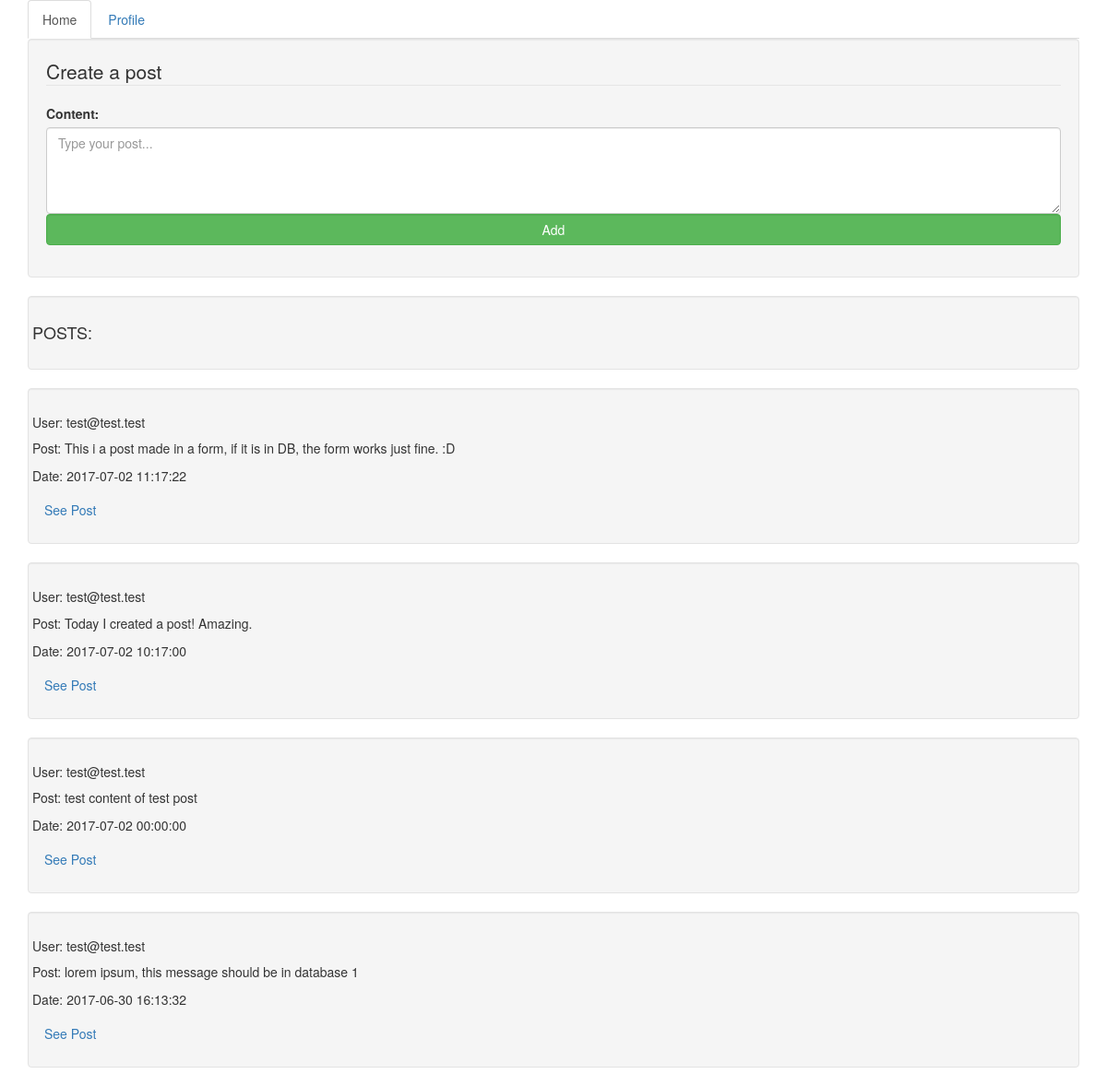
Before: /html/main/main.php with the older database file.
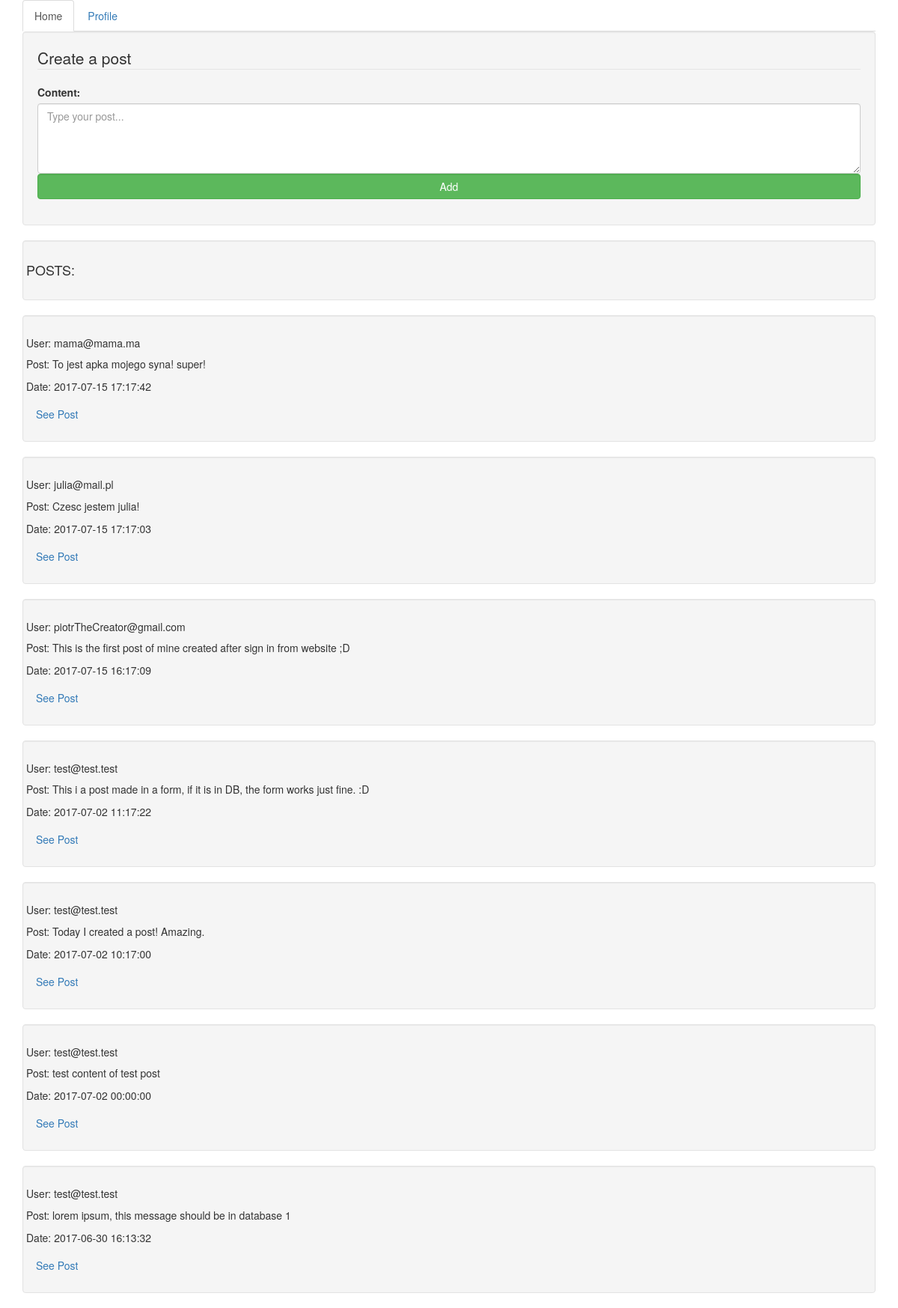
After: the same page with the newer database file.
### tables this page shows
CREATE TABLE `post` (
  `id` int(11) NOT NULL AUTO_INCREMENT,
  `content` varchar(240) DEFAULT NULL,
  `user_id` int(11) NOT NULL,
  `dateOfCreation` datetime NOT NULL,
  PRIMARY KEY (`id`),
  KEY `user_id` (`user_id`),
  CONSTRAINT `post_ibfk_1` FOREIGN KEY (`user_id`) REFERENCES `user` (`id`)
);

CREATE TABLE `user` (
  `id` int(11) NOT NULL AUTO_INCREMENT,
  `email` varchar(255) DEFAULT NULL,
  `hashed_password` varchar(255) DEFAULT NULL,
  PRIMARY KEY (`id`),
  UNIQUE KEY `email` (`email`)
);

### php/classes/postClass.php (called while the page is built, shortened)
<?php
class post{
    private $id;
    private $content;
    private $dateOfCreation;
    public function __construct() {
        $this->id = NULL;
    }
    function getId() {
        return $this->id;
    }
    function getContent() {
        return $this->content;
    }
    function getDateOfCreation() {
        return $this->dateOfCreation;
    }
    function setId($id){
        $this->id= $id;
        return $this;
    }
    function setUser_id($user_id) {
        return $this;
    }
    function setContent($content) {
        $this->content = $content;
        return $this;
    }
    function setDateOfCreation($dateOfCreation) {
        $this->dateOfCreation = $dateOfCreation;
        return $this;
    }
}
class postWithEmail extends post{
    private $email;
    function getEmail() {
        return $this->email;
    }
    function setEmail($email) {
        $this->email = $email;
    }
    public function __construct() {
        $this->email = '';
    }
    static public function loadAllPostsWithUserEmailOrderedByTime($conn){
        $sql = "SELECT user.email as email, post.content as content, post.dateOfCreation as dateOfCreation, post.id as post_id FROM post JOIN user ON user.id = post.user_id ORDER BY post.dateOfCreation DESC";
        $ret = [];
        $result = $conn->query($sql);
        if($result !== false && $result->rowCount() > 0){
            foreach($result as $row){
                $loadPostWitEmail = new postWithEmail();
                $loadPostWitEmail->setEmail($row['email']);
                $loadPostWitEmail->setContent($row['content']);
                $loadPostWitEmail->setDateOfCreation($row['dateOfCreation']);
                $loadPostWitEmail->setId($row['post_id']);
                $ret[] = $loadPostWitEmail;
            }
        }
        return $ret;
    }
}

### html/renderFunction.php (called while the page is built)
<?php
        function render($path, $data){
            $html = file_get_contents($path);
            foreach($data as $key => $value){
                $html = str_replace('{{'.$key.'}}',$value,$html);
            }
            return $html;
        }
?>

### html/main/main.php (the view, shortened to what this page needs)
<?php
    require_once __DIR__.'/../../php/classes/postClass.php';
    require_once __DIR__.'/../renderFunction.php';
    $conn = new PDO("mysql:host=".DB_HOST.";dbname=".DB_NAME, DB_USER, DB_PASS);
?>
<!DOCTYPE html>
<html>
    <head>
        <link rel="stylesheet" href="https://maxcdn.bootstrapcdn.com/bootstrap/3.3.7/css/bootstrap.min.css">
    </head>
    <body>
        <div class="container">
            <ul class="nav nav-tabs">
                <li class="active"><a href="http://localhost/myOwnSmallTwitter/html/main%20/main.php">Home</a></li>
                <li><a href="http://localhost/myOwnSmallTwitter/html/user_site/userSiteMaker.php">Profile</a></li>
            </ul>
            <div class="well">
                <form action="" method="post">
                    <legend>Create a post</legend>
                    <div class="form-group">
                        <label for='content'>Content:</label>
                        <textarea class="form-control" name='content' id='content' rows="4" placeholder="Type your post..."></textarea>
                        <button type="submit" class="btn btn-success form-control">Add</button>
                    </div>
                </form>
            </div>
            <div class="well">
                <div class="row">
                    <h4>POSTS:</h4>
                </div>
            </div>
            <?php
                $allPosts = postWithEmail::loadAllPostsWithUserEmailOrderedByTime($conn);
                foreach($allPosts as $postWithEmailObject){
                    $data = [
                        'email' => $postWithEmailObject->getEmail(),
                        'content' => $postWithEmailObject->getContent(),
                        'date'    => $postWithEmailObject->getDateOfCreation(),
                        'post_id' => $postWithEmailObject->getId()
                    ];
                 echo render('postTemplate.html', $data);
                }
            ?>
        </div>
    </body>
</html>

Changed rows visible on the page:
added post: render('postTemplate.html', $data) "User: mama@mama.ma Post: To jest apka mojego syna! super! Date: 2017-07-15 17:17:42 See Post"
added post: render('postTemplate.html', $data) "User: julia@mail.pl Post: Czesc jestem julia! Date: 2017-07-15 17:17:03 See Post"
added post: render('postTemplate.html', $data) "User: piotrTheCreator@gmail.com Post: This is the first post of mine created after sign in from website ;D Date: 2017-07-15 16:17:09 See Post"
